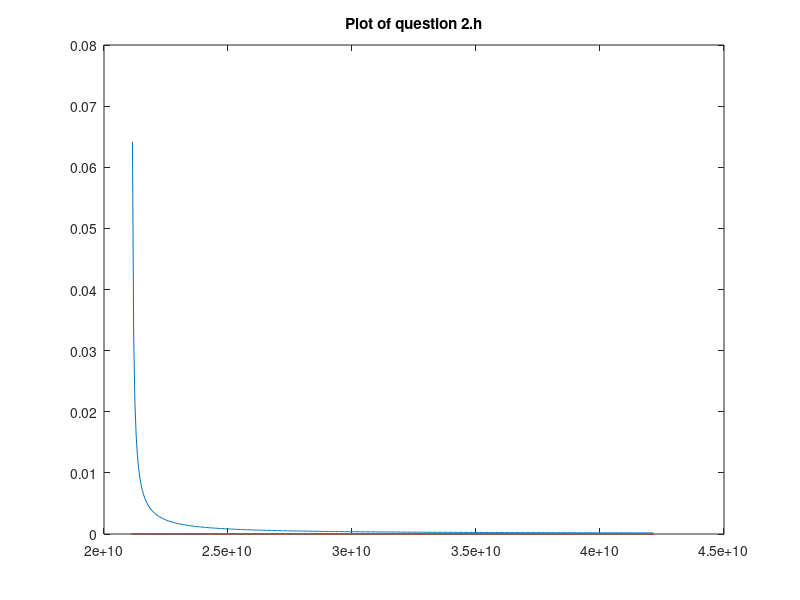

Reproduce this figure in MATLAB.

clear; close all;
%calculating the cutoff frequency
fc = 1*3e8/2/7.11e-3;
freq =fc:0.05e9:2*fc;
beta = zeros(length(freq));
Rs = zeros(length(freq));
alpha = zeros(length(freq));
vg = zeros(length(freq));
tan_delta = zeros(length(freq));
mu = 4e-7*pi;
sigma = 4.1e7;
for k=1: length(freq)
    beta(k) = 2*pi*freq(k)/3e8*sqrt(1 - (fc^2 / freq(k)^2));
    
    Rs(k) = sqrt(pi*mu*freq(k)/sigma);
    vg(k) = 3e8*sqrt(1 - (fc^2 / freq(k)^2));
    alpha(k) = Rs(k)*(1/3.56e-3+2*(fc^2 / freq(k)^2)/7.11e-3)   / mu / vg(k);
    % Good dielectric approximation links alpha, beta and loss tangent
    % together
    tan_delta(k) = 2*alpha(k)/beta(k);
end
plot(freq,tan_delta)
title('Plot of question 2.h')


